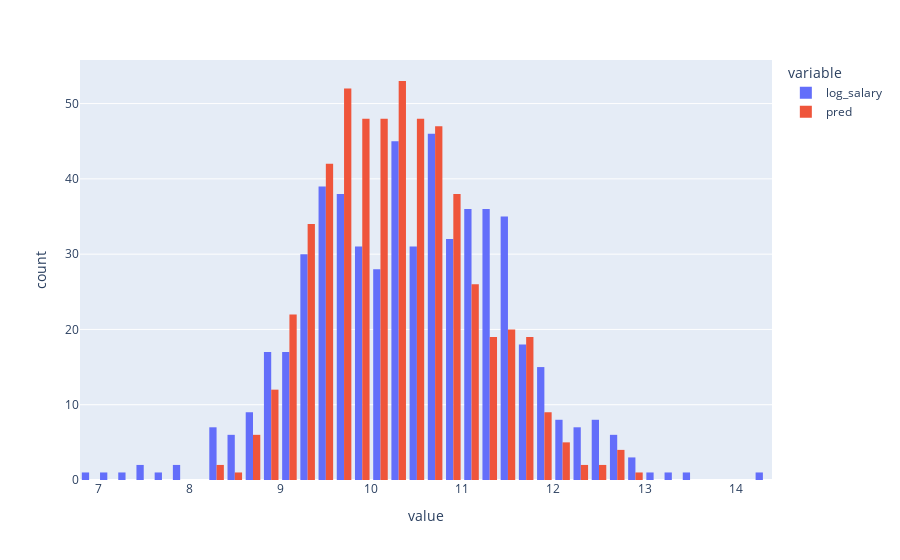

The code cell stored with this chart in its notebook:
### Code cell
X_test['pred'] = predictions
fig = px.histogram(X_test, x=["log_salary","pred"], barmode = "group")
fig.show()

### Figure 1 — Plotly figure (JSON) as saved in the notebook; plotly's stock layout.template omitted (floating-point values rounded to 4 significant figures; data arrays with more than 128 entries replaced by an {"elided": "..."} marker saying what was removed)
{"data": [{"alignmentgroup": "True", "bingroup": "x", "hovertemplate": "variable=log_salary<br>value=%{x}<br>count=%{y}<extra></extra>", "legendgroup": "log_salary", "marker": {"color": "#636efa", "pattern": {"shape": ""}}, "name": "log_salary", "offsetgroup": "log_salary", "orientation": "v", "showlegend": true, "type": "histogram", "x": {"elided": "560 float values"}, "xaxis": "x", "yaxis": "y"}, {"alignmentgroup": "True", "bingroup": "x", "hovertemplate": "variable=pred<br>value=%{x}<br>count=%{y}<extra></extra>", "legendgroup": "pred", "marker": {"color": "#EF553B", "pattern": {"shape": ""}}, "name": "pred", "offsetgroup": "pred", "orientation": "v", "showlegend": true, "type": "histogram", "x": {"elided": "560 float values"}, "xaxis": "x", "yaxis": "y"}], "layout": {"barmode": "group", "legend": {"title": {"text": "variable"}, "tracegroupgap": 0}, "margin": {"t": 60}, "xaxis": {"anchor": "y", "domain": [0, 1], "title": {"text": "value"}}, "yaxis": {"anchor": "x", "domain": [0, 1], "title": {"text": "count"}}}}
